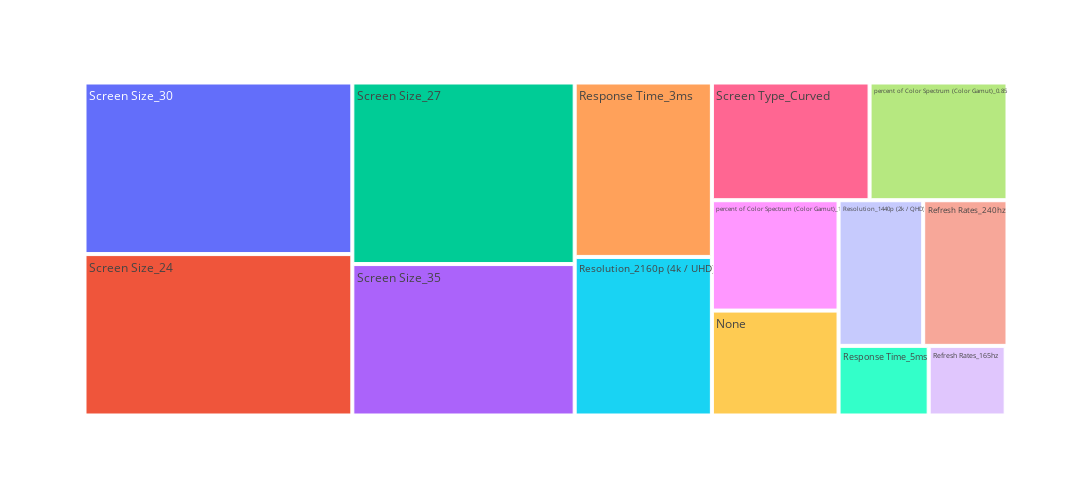
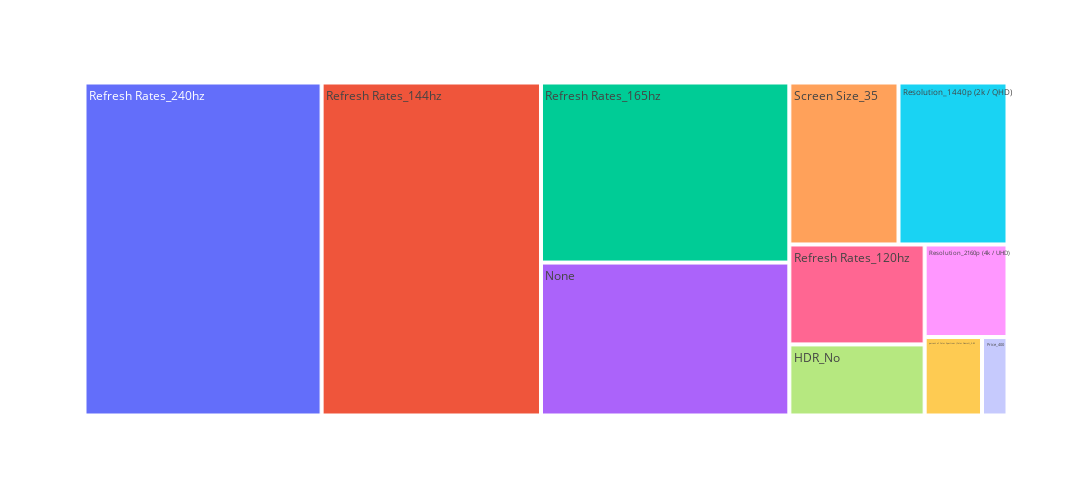
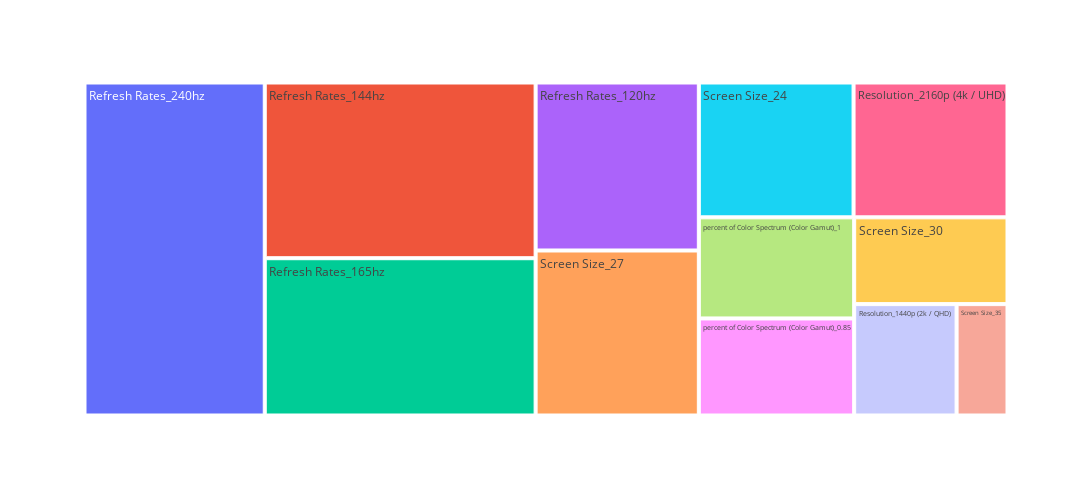

The code cell stored with these charts, in order, in its notebook:
### Code cell
#plot dataset using plotly.express treemap
import plotly.express as px
fig = px.treemap(dataset, path=[dataset.index],values='X1', width=1200, height=500)
fig.show()


#plot dataset using plotly.express treemap
import plotly.express as px
fig = px.treemap(dataset, path=[dataset.index],values='X79', width=1200, height=500)
fig.show()

#plot dataset using plotly.express treemap
import plotly.express as px
fig = px.treemap(dataset, path=[dataset.index],values='Average', width=1200, height=500)
fig.show()

### Figure 1 — Plotly figure (JSON) as saved in the notebook; plotly's stock layout.template omitted (floating-point values rounded to 4 significant figures)
{"data": [{"branchvalues": "total", "domain": {"x": [0, 1], "y": [0, 1]}, "hovertemplate": "labels=%{label}<br>X1=%{value}<br>parent=%{parent}<br>id=%{id}<extra></extra>", "ids": ["Adaptive Sync_Free-Sync", "Adaptive Sync_None", "HDR_No", "None", "Price_400", "Price_550", "Price_700", "Price_850", "Refresh Rates_120hz", "Refresh Rates_144hz", "Refresh Rates_165hz", "Refresh Rates_240hz", "Resolution_1440p (2k / QHD)", "Resolution_2160p (4k / UHD)", "Response Time_3ms", "Response Time_5ms", "Screen Size_24", "Screen Size_27", "Screen Size_30", "Screen Size_35", "Screen Type_Curved", "Screen Type_Curved Ultra-Wide", "Screen Type_Ultra-Wide", "Wide Viewing Angle_No", "percent of Color Spectrum (Color Gamut)_0.85", "percent of Color Spectrum (Color Gamut)_1"], "labels": ["Adaptive Sync_Free-Sync", "Adaptive Sync_None", "HDR_No", "None", "Price_400", "Price_550", "Price_700", "Price_850", "Refresh Rates_120hz", "Refresh Rates_144hz", "Refresh Rates_165hz", "Refresh Rates_240hz", "Resolution_1440p (2k / QHD)", "Resolution_2160p (4k / UHD)", "Response Time_3ms", "Response Time_5ms", "Screen Size_24", "Screen Size_27", "Screen Size_30", "Screen Size_35", "Screen Type_Curved", "Screen Type_Curved Ultra-Wide", "Screen Type_Ultra-Wide", "Wide Viewing Angle_No", "percent of Color Spectrum (Color Gamut)_0.85", "percent of Color Spectrum (Color Gamut)_1"], "name": "", "parents": ["", "", "", "", "", "", "", "", "", "", "", "", "", "", "", "", "", "", "", "", "", "", "", "", "", ""], "type": "treemap", "values": [0.01514, -2.09, -0.1564, 1.569, -1.268, -6.987, -12.04, -17.17, -0.2417, -1.75, 0.6328, 1.45, 1.455, 2.569, 2.825, 0.741, 5.104, 4.767, 5.426, 3.976, 2.192, -1.668, -0.903, -0.1679, 1.917, 1.651]}], "layout": {"height": 500, "legend": {"tracegroupgap": 0}, "margin": {"t": 60}, "width": 1200}}

### Figure 2 — Plotly figure (JSON) as saved in the notebook; plotly's stock layout.template omitted (floating-point values rounded to 4 significant figures)
{"data": [{"branchvalues": "total", "domain": {"x": [0, 1], "y": [0, 1]}, "hovertemplate": "labels=%{label}<br>X79=%{value}<br>parent=%{parent}<br>id=%{id}<extra></extra>", "ids": ["Adaptive Sync_Free-Sync", "Adaptive Sync_None", "HDR_No", "None", "Price_400", "Price_550", "Price_700", "Price_850", "Refresh Rates_120hz", "Refresh Rates_144hz", "Refresh Rates_165hz", "Refresh Rates_240hz", "Resolution_1440p (2k / QHD)", "Resolution_2160p (4k / UHD)", "Response Time_3ms", "Response Time_5ms", "Screen Size_24", "Screen Size_27", "Screen Size_30", "Screen Size_35", "Screen Type_Curved", "Screen Type_Curved Ultra-Wide", "Screen Type_Ultra-Wide", "Wide Viewing Angle_No", "percent of Color Spectrum (Color Gamut)_0.85", "percent of Color Spectrum (Color Gamut)_1"], "labels": ["Adaptive Sync_Free-Sync", "Adaptive Sync_None", "HDR_No", "None", "Price_400", "Price_550", "Price_700", "Price_850", "Refresh Rates_120hz", "Refresh Rates_144hz", "Refresh Rates_165hz", "Refresh Rates_240hz", "Resolution_1440p (2k / QHD)", "Resolution_2160p (4k / UHD)", "Response Time_3ms", "Response Time_5ms", "Screen Size_24", "Screen Size_27", "Screen Size_30", "Screen Size_35", "Screen Type_Curved", "Screen Type_Curved Ultra-Wide", "Screen Type_Ultra-Wide", "Wide Viewing Angle_No", "percent of Color Spectrum (Color Gamut)_0.85", "percent of Color Spectrum (Color Gamut)_1"], "name": "", "parents": ["", "", "", "", "", "", "", "", "", "", "", "", "", "", "", "", "", "", "", "", "", "", "", "", "", ""], "type": "treemap", "values": [-0.2155, -1.534, 0.7075, 2.794, 0.147, -0.9704, -4.122, -2.87, 0.9945, 5.373, 3.289, 5.807, 1.298, 0.5641, -3.641, -2.348, -0.7192, -0.03144, -0.1152, 1.3, -1.094, -0.6392, -0.8428, -0.1423, 0.331, -0.7702]}], "layout": {"height": 500, "legend": {"tracegroupgap": 0}, "margin": {"t": 60}, "width": 1200}}

### Figure 3 — Plotly figure (JSON) as saved in the notebook; plotly's stock layout.template omitted (floating-point values rounded to 4 significant figures)
{"data": [{"branchvalues": "total", "domain": {"x": [0, 1], "y": [0, 1]}, "hovertemplate": "labels=%{label}<br>Average=%{value}<br>parent=%{parent}<br>id=%{id}<extra></extra>", "ids": ["Adaptive Sync_Free-Sync", "Adaptive Sync_None", "HDR_No", "None", "Price_400", "Price_550", "Price_700", "Price_850", "Refresh Rates_120hz", "Refresh Rates_144hz", "Refresh Rates_165hz", "Refresh Rates_240hz", "Resolution_1440p (2k / QHD)", "Resolution_2160p (4k / UHD)", "Response Time_3ms", "Response Time_5ms", "Screen Size_24", "Screen Size_27", "Screen Size_30", "Screen Size_35", "Screen Type_Curved", "Screen Type_Curved Ultra-Wide", "Screen Type_Ultra-Wide", "Wide Viewing Angle_No", "percent of Color Spectrum (Color Gamut)_0.85", "percent of Color Spectrum (Color Gamut)_1"], "labels": ["Adaptive Sync_Free-Sync", "Adaptive Sync_None", "HDR_No", "None", "Price_400", "Price_550", "Price_700", "Price_850", "Refresh Rates_120hz", "Refresh Rates_144hz", "Refresh Rates_165hz", "Refresh Rates_240hz", "Resolution_1440p (2k / QHD)", "Resolution_2160p (4k / UHD)", "Response Time_3ms", "Response Time_5ms", "Screen Size_24", "Screen Size_27", "Screen Size_30", "Screen Size_35", "Screen Type_Curved", "Screen Type_Curved Ultra-Wide", "Screen Type_Ultra-Wide", "Wide Viewing Angle_No", "percent of Color Spectrum (Color Gamut)_0.85", "percent of Color Spectrum (Color Gamut)_1"], "name": "", "parents": ["", "", "", "", "", "", "", "", "", "", "", "", "", "", "", "", "", "", "", "", "", "", "", "", "", ""], "type": "treemap", "values": [-0.4199, -0.3045, -0.1755, -0.4159, -1.493, -2.458, -4.297, -6.084, 1.265, 2.195, 1.965, 2.768, 0.526, 0.9572, -0.7264, -1.738, 0.9621, 1.242, 0.6136, 0.2615, -0.6874, -0.7829, -0.4835, -0.05192, 0.6952, 0.7243]}], "layout": {"height": 500, "legend": {"tracegroupgap": 0}, "margin": {"t": 60}, "width": 1200}}
